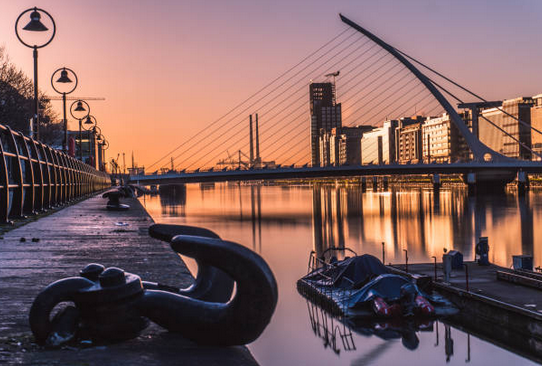
#> input picture dataset/dublin_1.png, 542 x 366 px
$ python -i image_distortion.py   (imports and definitions only)
#> lines starting #> are read from the running program, lines starting #| are printed output that depends on the picture
#> further down, picture is the input picture: shape (366, 542, 3); mean B, G, R 96.2, 98, 128.6
import os
import time
import numpy as np
from PIL import Image
from skimage import util
from skimage import filters
import cv2
import argparse
import logging


parser = argparse.ArgumentParser(description='Starting Image distortion generator')
# [2 lines not run here, left out]

args, _ = parser.parse_known_args()

# [7 lines not run here, left out]

dataset_dir = "./dataset/"
# may need to save in separate directories specific to the distortion applied
#distorted_dataset_dir = "./distorted_dataset/"
# [1 line that did not run here, left out]


# add various noise to an image with a specified variance
# [18 lines left out: function add_noise, not called in this run]


# gaussian blur with sigma variation
def gaussian_blur_noise(image):
    g_image1 = filters.gaussian(image, sigma=1.5)
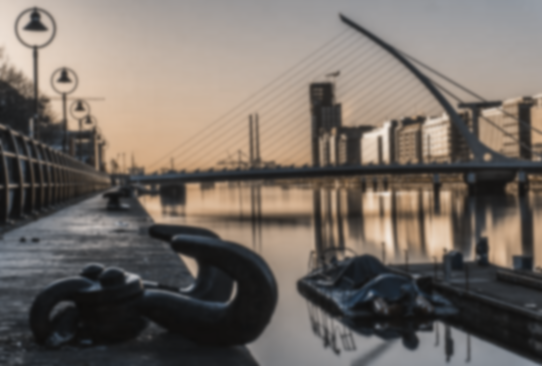
#> g_image1: shape (366, 542, 3) float64; mean B, G, R 0.398, 0.426, 0.459
    g_image2 = filters.gaussian(image, sigma=3)
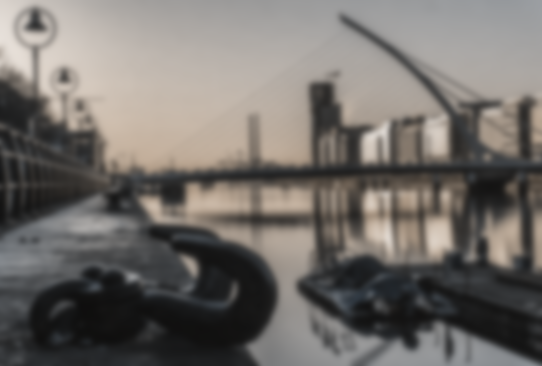
#> g_image2: shape (366, 542, 3) float64; mean B, G, R 0.417, 0.433, 0.45
    g_image3 = filters.gaussian(image, sigma=6)
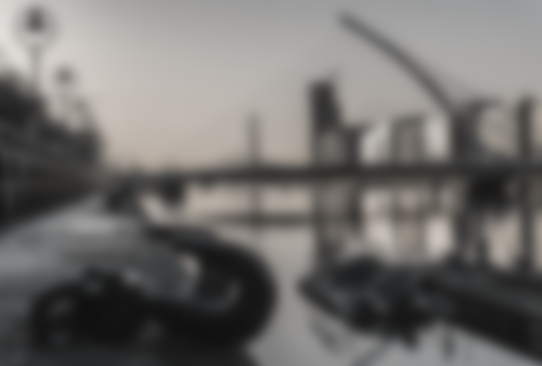
#> g_image3: shape (366, 542, 3) float64; mean B, G, R 0.429, 0.437, 0.445
    return g_image1, g_image2, g_image3


# apply noise calls apply noise above
# [67 lines left out: functions distort_and_save_images, convert_to_unit8, save_to_new_directory, not called in this run]
    #cv2.waitKey(0)


# [9 lines not run here, left out]

>>> import cv2
>>> picture = cv2.imread('dataset/dublin_1.png')
>>> result = gaussian_blur_noise(picture)
